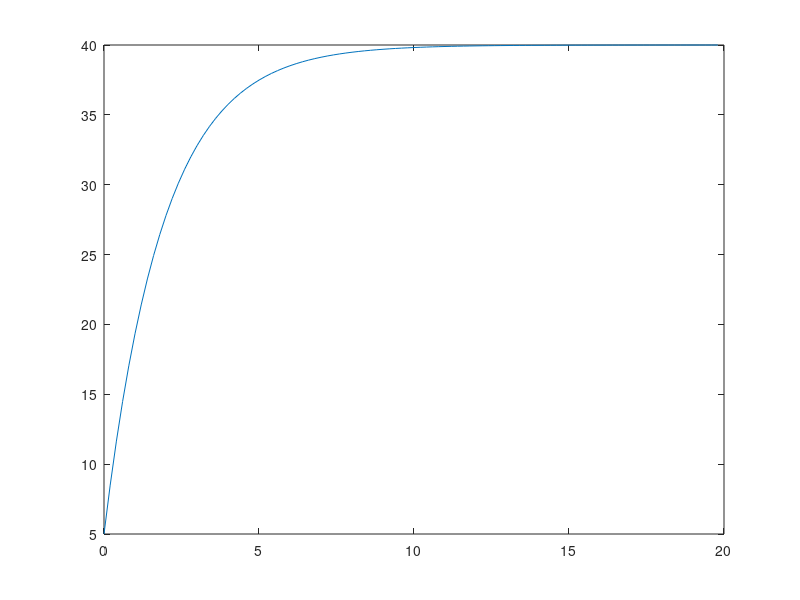

Here is the MATLAB script that generated this plot:
% % Use Euler's method to integrate simple one variable ODE
% % Use program as template for more interesting models

% % Note:  produces slightly different output compared with 
% % example shown in class.  Different values of b, dt, tlast

a = 20 ;
b = 0.5 ;
c = 5 ;
 
dt    = 0.2 ;  
tlast = 20 ; % s
 
iterations = round(tlast/dt) ; 
xall = zeros(iterations,1) ;

x = c ;
for i = 1:iterations 
  xall(i) = x ;
  dxdt = a - b*x ;
  x = x + dxdt*dt ;    
end % of this time step

time = dt*(0:iterations-1)' ;
figure
plot(time,xall)
